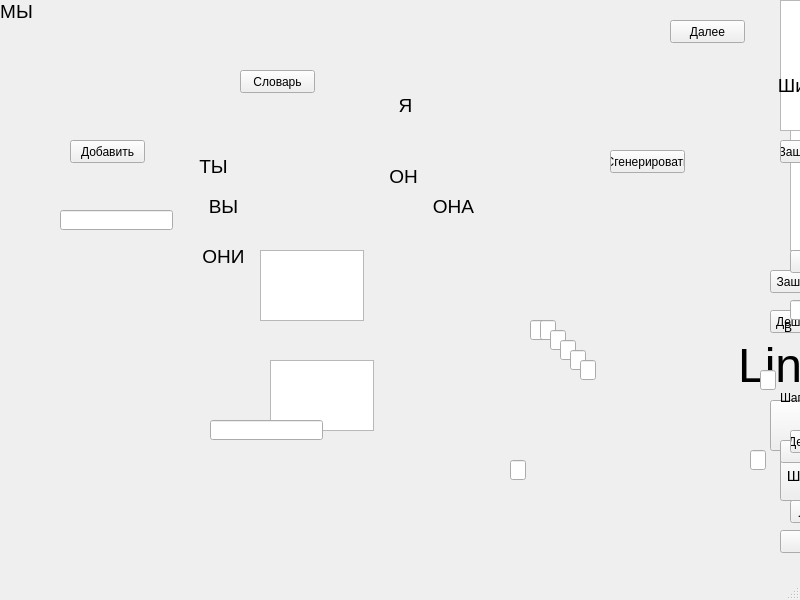
<?xml version="1.0" encoding="UTF-8"?>
<ui version="4.0">
 <class>MainWindow</class>
 <widget class="QMainWindow" name="MainWindow">
  <property name="geometry">
   <rect>
    <x>0</x>
    <y>0</y>
    <width>800</width>
    <height>600</height>
   </rect>
  </property>
  <property name="windowTitle">
   <string>MainWindow</string>
  </property>
  <property name="autoFillBackground">
   <bool>false</bool>
  </property>
  <widget class="QWidget" name="centralwidget">
   <widget class="QPushButton" name="menuCae">
    <property name="geometry">
     <rect>
      <x>780</x>
      <y>450</y>
      <width>111</width>
      <height>51</height>
     </rect>
    </property>
    <property name="font">
     <font>
      <pointsize>11</pointsize>
     </font>
    </property>
    <property name="text">
     <string>Шифр Цезаря</string>
    </property>
   </widget>
   <widget class="QPushButton" name="menuLit">
    <property name="geometry">
     <rect>
      <x>790</x>
      <y>500</y>
      <width>75</width>
      <height>23</height>
     </rect>
    </property>
    <property name="font">
     <font>
      <pointsize>11</pointsize>
     </font>
    </property>
    <property name="text">
     <string>Литорея</string>
    </property>
   </widget>
   <widget class="QLabel" name="menuLbl">
    <property name="geometry">
     <rect>
      <x>740</x>
      <y>330</y>
      <width>231</width>
      <height>71</height>
     </rect>
    </property>
    <property name="font">
     <font>
      <pointsize>36</pointsize>
     </font>
    </property>
    <property name="text">
     <string>LinguaGen</string>
    </property>
    <property name="alignment">
     <set>Qt::AlignCenter</set>
    </property>
   </widget>
   <widget class="QPushButton" name="menuLing">
    <property name="geometry">
     <rect>
      <x>770</x>
      <y>400</y>
      <width>111</width>
      <height>51</height>
     </rect>
    </property>
    <property name="font">
     <font>
      <pointsize>11</pointsize>
     </font>
    </property>
    <property name="text">
     <string>Язык</string>
    </property>
   </widget>
   <widget class="QPushButton" name="menuQuit">
    <property name="geometry">
     <rect>
      <x>780</x>
      <y>530</y>
      <width>75</width>
      <height>23</height>
     </rect>
    </property>
    <property name="text">
     <string>Выход</string>
    </property>
   </widget>
   <widget class="QTextEdit" name="caeInput">
    <property name="geometry">
     <rect>
      <x>790</x>
      <y>120</y>
      <width>611</width>
      <height>131</height>
     </rect>
    </property>
   </widget>
   <widget class="QPushButton" name="caeZ">
    <property name="geometry">
     <rect>
      <x>770</x>
      <y>270</y>
      <width>91</width>
      <height>23</height>
     </rect>
    </property>
    <property name="text">
     <string>Зашифровать</string>
    </property>
   </widget>
   <widget class="QPushButton" name="caeD">
    <property name="geometry">
     <rect>
      <x>770</x>
      <y>310</y>
      <width>91</width>
      <height>23</height>
     </rect>
    </property>
    <property name="text">
     <string>Дешифровать</string>
    </property>
   </widget>
   <widget class="QLabel" name="caeLbl">
    <property name="geometry">
     <rect>
      <x>780</x>
      <y>390</y>
      <width>31</width>
      <height>16</height>
     </rect>
    </property>
    <property name="text">
     <string>Шаг</string>
    </property>
   </widget>
   <widget class="QLineEdit" name="caeStep">
    <property name="geometry">
     <rect>
      <x>790</x>
      <y>300</y>
      <width>71</width>
      <height>20</height>
     </rect>
    </property>
   </widget>
   <widget class="QTextEdit" name="caeOutput">
    <property name="geometry">
     <rect>
      <x>780</x>
      <y>0</y>
      <width>611</width>
      <height>131</height>
     </rect>
    </property>
   </widget>
   <widget class="QPushButton" name="btnBack">
    <property name="geometry">
     <rect>
      <x>780</x>
      <y>440</y>
      <width>75</width>
      <height>23</height>
     </rect>
    </property>
    <property name="text">
     <string>Назад</string>
    </property>
   </widget>
   <widget class="QLabel" name="caeLbl2">
    <property name="geometry">
     <rect>
      <x>770</x>
      <y>70</y>
      <width>301</width>
      <height>31</height>
     </rect>
    </property>
    <property name="font">
     <font>
      <pointsize>14</pointsize>
     </font>
    </property>
    <property name="text">
     <string>Шифр цезаря (только латиница)</string>
    </property>
    <property name="alignment">
     <set>Qt::AlignCenter</set>
    </property>
   </widget>
   <widget class="QPushButton" name="litRand">
    <property name="geometry">
     <rect>
      <x>790</x>
      <y>250</y>
      <width>161</width>
      <height>23</height>
     </rect>
    </property>
    <property name="layoutDirection">
     <enum>Qt::LeftToRight</enum>
    </property>
    <property name="text">
     <string>Распределить случайно</string>
    </property>
   </widget>
   <widget class="QPushButton" name="litZ">
    <property name="geometry">
     <rect>
      <x>780</x>
      <y>140</y>
      <width>75</width>
      <height>23</height>
     </rect>
    </property>
    <property name="text">
     <string>Зашифровать</string>
    </property>
   </widget>
   <widget class="QPushButton" name="litD">
    <property name="geometry">
     <rect>
      <x>790</x>
      <y>430</y>
      <width>75</width>
      <height>23</height>
     </rect>
    </property>
    <property name="text">
     <string>Дешифровать</string>
    </property>
   </widget>
   <widget class="QLabel" name="lit_">
    <property name="geometry">
     <rect>
      <x>780</x>
      <y>320</y>
      <width>16</width>
      <height>16</height>
     </rect>
    </property>
    <property name="text">
     <string>B</string>
    </property>
    <property name="alignment">
     <set>Qt::AlignCenter</set>
    </property>
   </widget>
   <widget class="QLabel" name="lit_2">
    <property name="geometry">
     <rect>
      <x>880</x>
      <y>370</y>
      <width>16</width>
      <height>16</height>
     </rect>
    </property>
    <property name="text">
     <string>C</string>
    </property>
    <property name="alignment">
     <set>Qt::AlignCenter</set>
    </property>
   </widget>
   <widget class="QLabel" name="lit_3">
    <property name="geometry">
     <rect>
      <x>830</x>
      <y>410</y>
      <width>16</width>
      <height>16</height>
     </rect>
    </property>
    <property name="text">
     <string>D</string>
    </property>
    <property name="alignment">
     <set>Qt::AlignCenter</set>
    </property>
   </widget>
   <widget class="QLabel" name="lit_4">
    <property name="geometry">
     <rect>
      <x>890</x>
      <y>430</y>
      <width>16</width>
      <height>16</height>
     </rect>
    </property>
    <property name="text">
     <string>F</string>
    </property>
    <property name="alignment">
     <set>Qt::AlignCenter</set>
    </property>
   </widget>
   <widget class="QLabel" name="lit_5">
    <property name="geometry">
     <rect>
      <x>990</x>
      <y>480</y>
      <width>16</width>
      <height>16</height>
     </rect>
    </property>
    <property name="text">
     <string>G</string>
    </property>
    <property name="alignment">
     <set>Qt::AlignCenter</set>
    </property>
   </widget>
   <widget class="QLabel" name="lit_6">
    <property name="geometry">
     <rect>
      <x>1010</x>
      <y>410</y>
      <width>16</width>
      <height>16</height>
     </rect>
    </property>
    <property name="text">
     <string>H</string>
    </property>
    <property name="alignment">
     <set>Qt::AlignCenter</set>
    </property>
   </widget>
   <widget class="QLabel" name="lit_7">
    <property name="geometry">
     <rect>
      <x>1050</x>
      <y>460</y>
      <width>16</width>
      <height>16</height>
     </rect>
    </property>
    <property name="text">
     <string>J</string>
    </property>
    <property name="alignment">
     <set>Qt::AlignCenter</set>
    </property>
   </widget>
   <widget class="QLabel" name="lit_8">
    <property name="geometry">
     <rect>
      <x>1170</x>
      <y>500</y>
      <width>16</width>
      <height>16</height>
     </rect>
    </property>
    <property name="text">
     <string>K</string>
    </property>
    <property name="alignment">
     <set>Qt::AlignCenter</set>
    </property>
   </widget>
   <widget class="QLabel" name="lit_9">
    <property name="geometry">
     <rect>
      <x>1130</x>
      <y>520</y>
      <width>16</width>
      <height>16</height>
     </rect>
    </property>
    <property name="text">
     <string>L</string>
    </property>
    <property name="alignment">
     <set>Qt::AlignCenter</set>
    </property>
   </widget>
   <widget class="QLabel" name="lit_10">
    <property name="geometry">
     <rect>
      <x>1170</x>
      <y>530</y>
      <width>16</width>
      <height>16</height>
     </rect>
    </property>
    <property name="text">
     <string>M</string>
    </property>
    <property name="alignment">
     <set>Qt::AlignCenter</set>
    </property>
   </widget>
   <widget class="QLabel" name="lit_11">
    <property name="geometry">
     <rect>
      <x>1230</x>
      <y>540</y>
      <width>16</width>
      <height>16</height>
     </rect>
    </property>
    <property name="text">
     <string>N</string>
    </property>
    <property name="alignment">
     <set>Qt::AlignCenter</set>
    </property>
   </widget>
   <widget class="QLabel" name="lit_12">
    <property name="geometry">
     <rect>
      <x>1260</x>
      <y>510</y>
      <width>16</width>
      <height>16</height>
     </rect>
    </property>
    <property name="text">
     <string>P</string>
    </property>
    <property name="alignment">
     <set>Qt::AlignCenter</set>
    </property>
   </widget>
   <widget class="QLabel" name="lit_13">
    <property name="geometry">
     <rect>
      <x>1240</x>
      <y>470</y>
      <width>16</width>
      <height>16</height>
     </rect>
    </property>
    <property name="text">
     <string>Q</string>
    </property>
    <property name="alignment">
     <set>Qt::AlignCenter</set>
    </property>
   </widget>
   <widget class="QLabel" name="lit_14">
    <property name="geometry">
     <rect>
      <x>1180</x>
      <y>440</y>
      <width>16</width>
      <height>16</height>
     </rect>
    </property>
    <property name="text">
     <string>R</string>
    </property>
    <property name="alignment">
     <set>Qt::AlignCenter</set>
    </property>
   </widget>
   <widget class="QLabel" name="lit_15">
    <property name="geometry">
     <rect>
      <x>1180</x>
      <y>470</y>
      <width>16</width>
      <height>16</height>
     </rect>
    </property>
    <property name="text">
     <string>S</string>
    </property>
    <property name="alignment">
     <set>Qt::AlignCenter</set>
    </property>
   </widget>
   <widget class="QLabel" name="lit_16">
    <property name="geometry">
     <rect>
      <x>1120</x>
      <y>460</y>
      <width>16</width>
      <height>16</height>
     </rect>
    </property>
    <property name="text">
     <string>T</string>
    </property>
    <property name="alignment">
     <set>Qt::AlignCenter</set>
    </property>
   </widget>
   <widget class="QLabel" name="lit_17">
    <property name="geometry">
     <rect>
      <x>1120</x>
      <y>420</y>
      <width>16</width>
      <height>16</height>
     </rect>
    </property>
    <property name="text">
     <string>V</string>
    </property>
    <property name="alignment">
     <set>Qt::AlignCenter</set>
    </property>
   </widget>
   <widget class="QLabel" name="lit_18">
    <property name="geometry">
     <rect>
      <x>1090</x>
      <y>400</y>
      <width>16</width>
      <height>16</height>
     </rect>
    </property>
    <property name="text">
     <string>W</string>
    </property>
    <property name="alignment">
     <set>Qt::AlignCenter</set>
    </property>
   </widget>
   <widget class="QLabel" name="lit_19">
    <property name="geometry">
     <rect>
      <x>1080</x>
      <y>500</y>
      <width>16</width>
      <height>16</height>
     </rect>
    </property>
    <property name="text">
     <string>X</string>
    </property>
    <property name="alignment">
     <set>Qt::AlignCenter</set>
    </property>
   </widget>
   <widget class="QLabel" name="lit_20">
    <property name="geometry">
     <rect>
      <x>1040</x>
      <y>540</y>
      <width>16</width>
      <height>16</height>
     </rect>
    </property>
    <property name="text">
     <string>Z</string>
    </property>
    <property name="alignment">
     <set>Qt::AlignCenter</set>
    </property>
   </widget>
   <widget class="QLineEdit" name="lit1">
    <property name="geometry">
     <rect>
      <x>900</x>
      <y>540</y>
      <width>16</width>
      <height>20</height>
     </rect>
    </property>
   </widget>
   <widget class="QLineEdit" name="lit2">
    <property name="geometry">
     <rect>
      <x>820</x>
      <y>520</y>
      <width>16</width>
      <height>20</height>
     </rect>
    </property>
   </widget>
   <widget class="QLineEdit" name="lit3">
    <property name="geometry">
     <rect>
      <x>830</x>
      <y>520</y>
      <width>16</width>
      <height>20</height>
     </rect>
    </property>
   </widget>
   <widget class="QLineEdit" name="lit4">
    <property name="geometry">
     <rect>
      <x>840</x>
      <y>530</y>
      <width>16</width>
      <height>20</height>
     </rect>
    </property>
   </widget>
   <widget class="QLineEdit" name="lit5">
    <property name="geometry">
     <rect>
      <x>850</x>
      <y>540</y>
      <width>16</width>
      <height>20</height>
     </rect>
    </property>
   </widget>
   <widget class="QLineEdit" name="lit6">
    <property name="geometry">
     <rect>
      <x>920</x>
      <y>580</y>
      <width>16</width>
      <height>20</height>
     </rect>
    </property>
   </widget>
   <widget class="QLineEdit" name="lit7">
    <property name="geometry">
     <rect>
      <x>750</x>
      <y>450</y>
      <width>16</width>
      <height>20</height>
     </rect>
    </property>
   </widget>
   <widget class="QLineEdit" name="lit8">
    <property name="geometry">
     <rect>
      <x>760</x>
      <y>370</y>
      <width>16</width>
      <height>20</height>
     </rect>
    </property>
   </widget>
   <widget class="QLineEdit" name="lit13">
    <property name="geometry">
     <rect>
      <x>1050</x>
      <y>340</y>
      <width>16</width>
      <height>20</height>
     </rect>
    </property>
   </widget>
   <widget class="QLineEdit" name="lit14">
    <property name="geometry">
     <rect>
      <x>1070</x>
      <y>300</y>
      <width>16</width>
      <height>20</height>
     </rect>
    </property>
   </widget>
   <widget class="QLineEdit" name="lit15">
    <property name="geometry">
     <rect>
      <x>1080</x>
      <y>310</y>
      <width>16</width>
      <height>20</height>
     </rect>
    </property>
   </widget>
   <widget class="QLineEdit" name="lit16">
    <property name="geometry">
     <rect>
      <x>1090</x>
      <y>320</y>
      <width>16</width>
      <height>20</height>
     </rect>
    </property>
   </widget>
   <widget class="QLineEdit" name="lit17">
    <property name="geometry">
     <rect>
      <x>1100</x>
      <y>330</y>
      <width>16</width>
      <height>20</height>
     </rect>
    </property>
   </widget>
   <widget class="QLineEdit" name="lit18">
    <property name="geometry">
     <rect>
      <x>1110</x>
      <y>340</y>
      <width>16</width>
      <height>20</height>
     </rect>
    </property>
   </widget>
   <widget class="QLineEdit" name="lit19">
    <property name="geometry">
     <rect>
      <x>1120</x>
      <y>350</y>
      <width>16</width>
      <height>20</height>
     </rect>
    </property>
   </widget>
   <widget class="QLineEdit" name="lit20">
    <property name="geometry">
     <rect>
      <x>1130</x>
      <y>360</y>
      <width>16</width>
      <height>20</height>
     </rect>
    </property>
   </widget>
   <widget class="QLineEdit" name="lit9">
    <property name="geometry">
     <rect>
      <x>1140</x>
      <y>370</y>
      <width>16</width>
      <height>20</height>
     </rect>
    </property>
   </widget>
   <widget class="QLineEdit" name="lit10">
    <property name="geometry">
     <rect>
      <x>1150</x>
      <y>380</y>
      <width>16</width>
      <height>20</height>
     </rect>
    </property>
   </widget>
   <widget class="QLineEdit" name="lit11">
    <property name="geometry">
     <rect>
      <x>1160</x>
      <y>390</y>
      <width>16</width>
      <height>20</height>
     </rect>
    </property>
   </widget>
   <widget class="QLineEdit" name="lit12">
    <property name="geometry">
     <rect>
      <x>1170</x>
      <y>400</y>
      <width>16</width>
      <height>20</height>
     </rect>
    </property>
   </widget>
   <widget class="QTextEdit" name="lanInput">
    <property name="geometry">
     <rect>
      <x>260</x>
      <y>250</y>
      <width>104</width>
      <height>71</height>
     </rect>
    </property>
   </widget>
   <widget class="QTextEdit" name="lanOutput">
    <property name="geometry">
     <rect>
      <x>270</x>
      <y>360</y>
      <width>104</width>
      <height>71</height>
     </rect>
    </property>
   </widget>
   <widget class="QLabel" name="lan1">
    <property name="geometry">
     <rect>
      <x>390</x>
      <y>90</y>
      <width>31</width>
      <height>31</height>
     </rect>
    </property>
    <property name="font">
     <font>
      <pointsize>14</pointsize>
     </font>
    </property>
    <property name="text">
     <string>Я</string>
    </property>
    <property name="alignment">
     <set>Qt::AlignCenter</set>
    </property>
   </widget>
   <widget class="QLabel" name="lan2">
    <property name="font">
     <font>
      <pointsize>14</pointsize>
     </font>
    </property>
    <property name="text">
     <string>МЫ</string>
    </property>
    <property name="alignment">
     <set>Qt::AlignCenter</set>
    </property>
   </widget>
   <widget class="QLabel" name="lan3">
    <property name="geometry">
     <rect>
      <x>190</x>
      <y>160</y>
      <width>47</width>
      <height>13</height>
     </rect>
    </property>
    <property name="font">
     <font>
      <pointsize>14</pointsize>
     </font>
    </property>
    <property name="text">
     <string>ТЫ</string>
    </property>
    <property name="alignment">
     <set>Qt::AlignCenter</set>
    </property>
   </widget>
   <widget class="QLabel" name="lan4">
    <property name="geometry">
     <rect>
      <x>200</x>
      <y>200</y>
      <width>47</width>
      <height>13</height>
     </rect>
    </property>
    <property name="font">
     <font>
      <pointsize>14</pointsize>
     </font>
    </property>
    <property name="text">
     <string>ВЫ</string>
    </property>
    <property name="alignment">
     <set>Qt::AlignCenter</set>
    </property>
   </widget>
   <widget class="QLabel" name="lan5">
    <property name="geometry">
     <rect>
      <x>200</x>
      <y>250</y>
      <width>47</width>
      <height>13</height>
     </rect>
    </property>
    <property name="font">
     <font>
      <pointsize>14</pointsize>
     </font>
    </property>
    <property name="text">
     <string>ОНИ</string>
    </property>
    <property name="alignment">
     <set>Qt::AlignCenter</set>
    </property>
   </widget>
   <widget class="QLabel" name="lan6">
    <property name="geometry">
     <rect>
      <x>380</x>
      <y>170</y>
      <width>47</width>
      <height>13</height>
     </rect>
    </property>
    <property name="font">
     <font>
      <pointsize>14</pointsize>
     </font>
    </property>
    <property name="text">
     <string>ОН</string>
    </property>
    <property name="alignment">
     <set>Qt::AlignCenter</set>
    </property>
   </widget>
   <widget class="QLabel" name="lan7">
    <property name="geometry">
     <rect>
      <x>430</x>
      <y>200</y>
      <width>47</width>
      <height>13</height>
     </rect>
    </property>
    <property name="font">
     <font>
      <pointsize>14</pointsize>
     </font>
    </property>
    <property name="text">
     <string>ОНА</string>
    </property>
    <property name="alignment">
     <set>Qt::AlignCenter</set>
    </property>
   </widget>
   <widget class="QLineEdit" name="lan_1">
    <property name="geometry">
     <rect>
      <x>510</x>
      <y>460</y>
      <width>16</width>
      <height>20</height>
     </rect>
    </property>
   </widget>
   <widget class="QLineEdit" name="lan_2">
    <property name="geometry">
     <rect>
      <x>530</x>
      <y>320</y>
      <width>16</width>
      <height>20</height>
     </rect>
    </property>
   </widget>
   <widget class="QLineEdit" name="lan_3">
    <property name="geometry">
     <rect>
      <x>540</x>
      <y>320</y>
      <width>16</width>
      <height>20</height>
     </rect>
    </property>
   </widget>
   <widget class="QLineEdit" name="lan_4">
    <property name="geometry">
     <rect>
      <x>550</x>
      <y>330</y>
      <width>16</width>
      <height>20</height>
     </rect>
    </property>
   </widget>
   <widget class="QLineEdit" name="lan_5">
    <property name="geometry">
     <rect>
      <x>560</x>
      <y>340</y>
      <width>16</width>
      <height>20</height>
     </rect>
    </property>
   </widget>
   <widget class="QLineEdit" name="lan_6">
    <property name="geometry">
     <rect>
      <x>570</x>
      <y>350</y>
      <width>16</width>
      <height>20</height>
     </rect>
    </property>
   </widget>
   <widget class="QLineEdit" name="lan_7">
    <property name="geometry">
     <rect>
      <x>580</x>
      <y>360</y>
      <width>16</width>
      <height>20</height>
     </rect>
    </property>
   </widget>
   <widget class="QPushButton" name="lanNext">
    <property name="geometry">
     <rect>
      <x>670</x>
      <y>20</y>
      <width>75</width>
      <height>23</height>
     </rect>
    </property>
    <property name="text">
     <string>Далее</string>
    </property>
   </widget>
   <widget class="QPushButton" name="lanRand">
    <property name="geometry">
     <rect>
      <x>610</x>
      <y>150</y>
      <width>75</width>
      <height>23</height>
     </rect>
    </property>
    <property name="text">
     <string>Сгенерировать</string>
    </property>
   </widget>
   <widget class="QPushButton" name="linDic">
    <property name="geometry">
     <rect>
      <x>240</x>
      <y>70</y>
      <width>75</width>
      <height>23</height>
     </rect>
    </property>
    <property name="text">
     <string>Словарь</string>
    </property>
   </widget>
   <widget class="QPushButton" name="lanAdd">
    <property name="geometry">
     <rect>
      <x>70</x>
      <y>140</y>
      <width>75</width>
      <height>23</height>
     </rect>
    </property>
    <property name="text">
     <string>Добавить</string>
    </property>
   </widget>
   <widget class="QLineEdit" name="lanLe">
    <property name="geometry">
     <rect>
      <x>60</x>
      <y>210</y>
      <width>113</width>
      <height>20</height>
     </rect>
    </property>
   </widget>
   <widget class="QLineEdit" name="lanLe_2">
    <property name="geometry">
     <rect>
      <x>210</x>
      <y>420</y>
      <width>113</width>
      <height>20</height>
     </rect>
    </property>
   </widget>
  </widget>
  <widget class="QMenuBar" name="menubar">
   <property name="geometry">
    <rect>
     <x>0</x>
     <y>0</y>
     <width>800</width>
     <height>21</height>
    </rect>
   </property>
  </widget>
  <widget class="QStatusBar" name="statusbar"/>
 </widget>
 <resources/>
 <connections/>
</ui>
